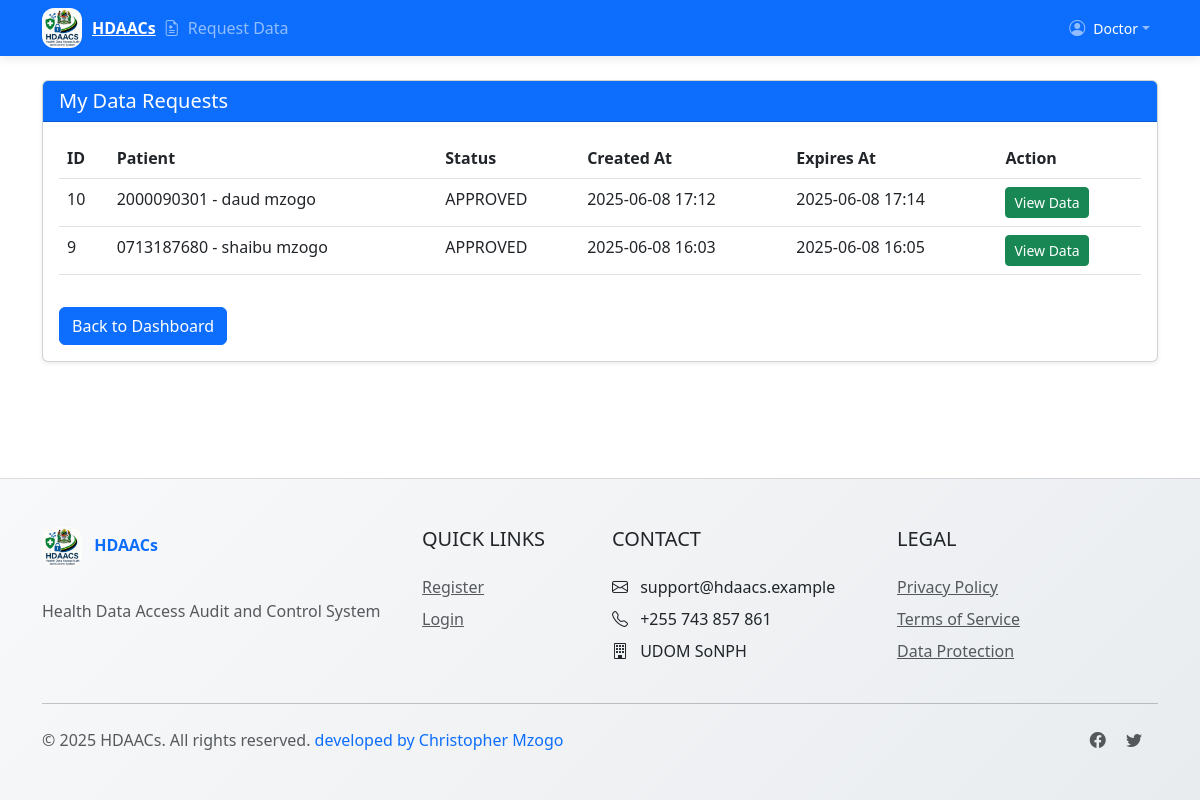
The app's page /requests/my-requests/ (signed in) with its own data.
### accounts/models.py (models this page shows, shortened)
class CustomUser(AbstractUser):
    FACILITY_CHOICES = [
        ('FAC1', 'Main Hospital'),
        ('FAC2', 'Regional Clinic'),
    ]
    ROLE_CHOICES = [
        ('HRIO', 'Health Records Information Officer'),
        ('DOCTOR', 'Doctor'),
        ('NURSE', 'Nurse'),
        ('PHARMACIST', 'Pharmacist'),
        ('ICT', 'ICT Staff'),
        ('HOD', 'Head of Department'),
        ('ADMIN', 'System Administrator'),
        ('AUDITOR', 'Auditor'),
        ('RESEARCHER', 'Researcher'),
    ]
    facility = models.CharField(max_length=50, choices=FACILITY_CHOICES, blank=True, null=True)
    role = models.CharField(max_length=20, choices=ROLE_CHOICES)
    department = models.CharField(max_length=100, blank=True, null=True)
    phone_number = models.CharField(max_length=20, blank=True, null=True)

### requests/models.py (models this page shows, shortened)
class DataRequest(models.Model):
    STATUS_CHOICES = [
        ('PENDING', 'Pending'),
        ('APPROVED', 'Approved'),
        ('DENIED', 'Denied'),
        ('EXPIRED', 'Expired'),
    ]
    requester = models.ForeignKey(CustomUser, on_delete=models.CASCADE, related_name='requests_made')
    hrio = models.ForeignKey(CustomUser, on_delete=models.CASCADE, related_name='requests_handled')
    patient = models.ForeignKey(Patient, on_delete=models.CASCADE)
    purpose = models.TextField()
    status = models.CharField(max_length=10, choices=STATUS_CHOICES, default='PENDING')
    created_at = models.DateTimeField(auto_now_add=True)
    updated_at = models.DateTimeField(auto_now=True)
    expires_at = models.DateTimeField()

### patients/models.py (models this page shows, shortened)
class Patient(models.Model):
    STATUS_CHOICES = [
        ('NORMAL', 'Normal'),
        ('CHRONIC', 'Chronic'),
        ('CRITICAL', 'Critical'),
    ]
    patient_number = models.CharField(
        max_length=20,
        unique=True,
        validators=[MinLengthValidator(10)]
    )
    first_name = models.CharField(max_length=100)
    last_name = models.CharField(max_length=100)
    date_of_birth = models.DateField()
    status = models.CharField(max_length=10, choices=STATUS_CHOICES, default='NORMAL')
    phone_number = models.CharField(max_length=20)
    email = models.EmailField(blank=True, null=True)
    created_by = models.ForeignKey(CustomUser, on_delete=models.SET_NULL, null=True)
    created_at = models.DateTimeField(auto_now_add=True)
    updated_at = models.DateTimeField(auto_now=True)
    def __str__(self):
        return f"{self.patient_number} - {self.first_name} {self.last_name}"

### requests/views.py (the view)
# urls.py: path('my-requests/', views.my_requests, name='my_requests'),
@login_required
@requester_required
def my_requests(request):
    requests = DataRequest.objects.filter(
        requester=request.user
    ).select_related('patient').order_by('-created_at')
    return render(request, 'requests/my_requests.html', {
        'requests': requests
    })

### requests/templates/requests/my_requests.html (shortened to what this page needs)
{% extends 'base.html' %}
{% block content %}
<div class="row">
    <div class="col-12">
        <div class="card">
            <div class="card-header bg-primary text-white">
                <h5 class="mb-0">My Data Requests</h5>
            </div>
            <div class="card-body">
                {% if requests %}
                    <table class="table">
                        <thead>
                            <tr>
                                <th>ID</th>
                                <th>Patient</th>
                                <th>Status</th>
                                <th>Created At</th>
                                <th>Expires At</th>
                                <th>Action</th>
                            </tr>
                        </thead>
                        <tbody>
                            {% for request in requests %}
                                <tr>
                                    <td>{{ request.id }}</td>
                                    <td>{{ request.patient }}</td>
                                    <td>{{ request.status }}</td>
                                    <td>{{ request.created_at|date:"Y-m-d H:i" }}</td>
                                    <td>{{ request.expires_at|date:"Y-m-d H:i" }}</td>
                                    <td>
                                        {% if request.status == 'APPROVED' %}
                                            <a href="{% url 'view_approved_data' request.id %}" class="btn btn-sm btn-success">View Data</a>
                                        {% else %}
                                            <span class="text-muted">No action available</span>
                                        {% endif %}
                                    </td>
                                </tr>
                            {% endfor %}
                        </tbody>
                    </table>
                {% else %}
                    <p>No data requests found.</p>
                {% endif %}
                <a href="{% url 'dashboard' %}" class="btn btn-primary mt-3">Back to Dashboard</a>
            </div>
        </div>
    </div>
</div>
{% endblock %}

### templates/base.html (shortened to what this page needs)
<!DOCTYPE html>
<html lang="en">
<head>
    <link href="https://cdn.jsdelivr.net/npm/bootstrap@5.3.0/dist/css/bootstrap.min.css" rel="stylesheet">
    <link rel="stylesheet" href="https://cdn.jsdelivr.net/npm/bootstrap-icons@1.10.0/font/bootstrap-icons.css">
     <link href="https://cdn.jsdelivr.net/npm/bootstrap@5.3.0/dist/css/bootstrap.min.css" rel="stylesheet">
    <link href="https://cdn.jsdelivr.net/npm/bootstrap-icons/font/bootstrap-icons.css" rel="stylesheet">
    {% load static %}
    {% load widget_tweaks %}
    <link rel="stylesheet" href="{% static 'css/styles.css' %}">
</head>
<body>
    <nav class="navbar navbar-expand-lg navbar-dark bg-primary">
        <div class="container">
            <a class="navbar-brand-logo" href="#">
                <img src="{% static 'img/lg.jpg' %}" alt="HDAACs Logo" class="logo-img">
                <span>HDAACs</span>
            </a>
            <div class="collapse navbar-collapse" id="navbarNav">
                <ul class="navbar-nav me-auto">
                    {% if user.is_authenticated %}
                        {% if user.role == 'HRIO' %}
                            <li class="nav-item">
                                <a class="nav-link" href="{% url 'patient_list' %}">
                                    <i class="bi bi-people-fill me-1"></i> Patients
                                </a>
                            </li>
                            <li class="nav-item">
                                <a class="nav-link" href="{% url 'hrio_request_list' %}">
                                    <i class="bi bi-clipboard2-pulse me-1"></i> Requests
                                </a>
                            </li>
                        {% elif user.role in 'DOCTOR,NURSE,PHARMACIST,ICT' %}
                            <li class="nav-item">
                                <a class="nav-link" href="{% url 'request_data' %}">
                                    <i class="bi bi-file-earmark-medical me-1"></i> Request Data
                                </a>
                            </li>
                        {% elif user.role == 'HOD' %}
                            <li class="nav-item">
                                <a class="nav-link" href="{% url 'hod_notifications' %}">
                                    <i class="bi bi-bell-fill me-1"></i> Notifications
                                </a>
                            </li>
                        {% endif %}
                    {% endif %}
                </ul>
                <ul class="navbar-nav">
                    {% if user.is_authenticated %}
                        <li class="nav-item dropdown">
                            <a class="nav-link dropdown-toggle d-flex align-items-center" href="#" role="button" data-bs-toggle="dropdown">
                                <i class="bi bi-person-circle me-2"></i>
                                <div>
                                    <small class="text-white-50" style="color: white !important;">{{ user.get_role_display }}</small>
                                </div>
                            </a>
                        </li>
                    {% endif %}
                </ul>
            </div>
        </div>
    </nav>
    <main class="container my-4">
        {% block content %}{% endblock %}
    </main>
    <footer class="py-5">
        <div class="container">
            <div class="row">
                <div class="col-lg-4 mb-4 mb-lg-0">
                    <div class="footer-logo">
                        <img src="{% static 'img/lg.jpg' %}" alt="HDAACs Logo" class="logo-img me-2">
                        HDAACs
                    </div>
                    <p class="text-muted mt-3">
                        Health Data Access Audit and Control System
                    </p>
                </div>
                <div class="col-lg-2 col-md-6 mb-4 mb-md-0">
                    <h5 class="text-uppercase mb-4">Quick Links</h5>
                    <ul class="list-unstyled">
                                                 <li class="mb-2"><a href="{% url 'register' %}" class="text-muted">Register</a></li>
                        <li class="mb-2"><a href="{% url 'login' %}" class="text-muted">Login</a></li>
                    </ul>
                </div>
                <div class="col-lg-3 col-md-6 mb-4 mb-md-0">
                    <h5 class="text-uppercase mb-4">Contact</h5>
                    <ul class="list-unstyled">
                        <li class="mb-2"><i class="bi bi-envelope me-2"></i> support@hdaacs.example</li>
                        <li class="mb-2"><i class="bi bi-telephone me-2"></i> +255 743 857 861</li>
                        <li class="mb-2"><i class="bi bi-building me-2"></i> UDOM SoNPH</li>
                    </ul>
                </div>
                <div class="col-lg-3 col-md-6">
                    <h5 class="text-uppercase mb-4">Legal</h5>
                    <ul class="list-unstyled">
                        <li class="mb-2"><a href="#" class="text-muted">Privacy Policy</a></li>
                        <li class="mb-2"><a href="#" class="text-muted">Terms of Service</a></li>
                        <li class="mb-2"><a href="#" class="text-muted">Data Protection</a></li>
                    </ul>
                </div>
            </div>
            <hr class="my-4">
            <div class="row align-items-center">
                <div class="col-md-6 text-center text-md-start">
                    <p class="text-muted mb-0">© {% now "Y" %} HDAACs. All rights reserved. <span style="color: #0d6efd;">developed by Christopher Mzogo</span></p>
                </div>
                <div class="col-md-6 text-center text-md-end">
                    <a href="#" class="text-muted me-3"><i class="bi bi-facebook"></i></a>
                    <a href="#" class="text-muted me-3"><i class="bi bi-twitter"></i></a>
                </div>
            </div>
        </div>
    </footer>
</body>
</html>

### static/css/styles.css (style rules this page uses)
body { display: flex; flex-direction: column; min-height: 100vh; }
main { flex: 1; }
.card { box-shadow: 0 0.125rem 0.25rem rgba(0, 0, 0, 0.075); }
.card-header { font-weight: 500; }
.table th { white-space: nowrap; }

### templates/base.html (style rules this page uses)
.navbar-brand-logo { display: flex; align-items: center; font-weight: 700; color: white; }
.logo-img { height: 40px; margin-right: 10px; border-radius: 30%; }
.navbar { box-shadow: 0 2px 10px rgba(0,0,0,0.1); padding-top: 0.5rem; padding-bottom: 0.5rem; }
footer { background: linear-gradient(135deg, #f8f9fa 0%, #e9ecef 100%); border-top: 1px solid rgba(0,0,0,0.1); }
.footer-logo { font-weight: 700; color: #0d6efd; margin-bottom: 1rem; display: inline-block; }
.nav-link { font-weight: 500; padding: 0.5rem 1rem; border-radius: 0.25rem; transition: all 0.3s ease; }

### records on screen
CustomUser: role "Doctor"
DataRequest: id "10", patient "2000090301 - daud mzogo", status "APPROVED", created_at "2025-06-08 17:12", expires_at "2025-06-08 17:14", shows "View Data"
DataRequest: id "9", patient "0713187680 - shaibu mzogo", status "APPROVED", created_at "2025-06-08 16:03", expires_at "2025-06-08 16:05", shows "View Data"
